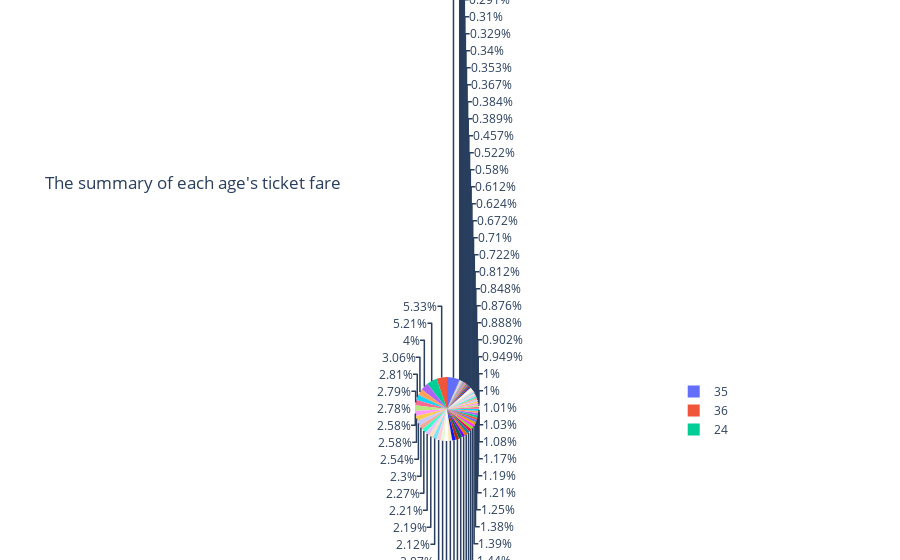

The notebook cell saved with this chart:
### Markdown cell above
# 6.

### Code cell
df_6=df.groupby("Age").sum()
fig=px.pie(df_6,values="Fare",names=df_6.index,title="The summary of each age's ticket fare")
fig.show()

### Figure 1 — Plotly figure (JSON) as saved in the notebook; plotly's stock layout.template omitted (floating-point values rounded to 4 significant figures)
{"data": [{"domain": {"x": [0, 1], "y": [0, 1]}, "hoverlabel": {"namelength": 0}, "hovertemplate": "label=%{label}<br>Fare=%{value}", "labels": [0.42, 0.67, 0.75, 0.83, 0.92, 1, 2, 3, 4, 5, 6, 7, 8, 9, 10, 11, 12, 13, 14, 14.5, 15, 16, 17, 18, 19, 20, 20.5, 21, 22, 23, 23.5, 24, 24.5, 25, 26, 27, 28, 28.5, 29, 30, 30.5, 31, 32, 32.5, 33, 34, 34.5, 35, 36, 36.5, 37, 38, 39, 40, 40.5, 41, 42, 43, 44, 45, 45.5, 46, 47, 48, 49, 50, 51, 52, 53, 54, 55, 55.5, 56, 57, 58, 59, 60, 61, 62, 63, 64, 65, 66, 70, 70.5, 71, 74, 80], "legendgroup": "", "name": "", "showlegend": true, "type": "pie", "values": [8.517, 14.5, 38.52, 47.75, 151.6, 210.0, 375.4, 154.7, 295.4, 90.87, 76.75, 95.06, 113.2, 223.5, 52.05, 217.0, 11.24, 26.73, 255.8, 14.45, 248.3, 437.7, 369.1, 989.6, 696.7, 129.4, 7.25, 757.6, 688.6, 569.9, 7.229, 1291.0, 8.05, 561.6, 343.6, 546.5, 525.5, 23.33, 541.8, 638.5, 15.8, 629.2, 437.8, 43.07, 387.4, 249.5, 6.438, 1608.0, 1319.0, 26, 178.9, 690.3, 513.3, 482.4, 22.25, 235.1, 482.6, 299.0, 267.8, 441.8, 35.73, 166.4, 248.4, 341.0, 359.6, 640.3, 201.3, 308.4, 51.48, 355.8, 46.5, 8.05, 175.9, 22.85, 469.5, 20.75, 220, 72.06, 143.6, 87.55, 289, 96.28, 10.5, 81.5, 7.75, 84.16, 7.775, 30]}], "layout": {"legend": {"tracegroupgap": 0}, "title": {"text": "The summary of each age's ticket fare"}}}
